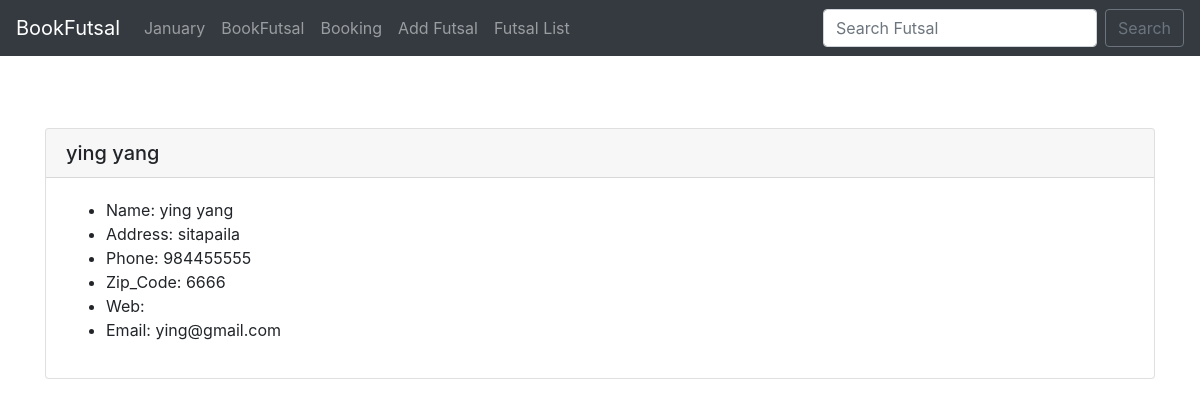
/futsal_show/3/, run on the app's committed database.
### futsal_name/models.py (models this page shows)
class Futsal(models.Model):
    name = models.CharField(max_length=250)
    address = models.CharField(max_length=200)
    web = models.URLField(blank=True)
    email_address = models.EmailField(blank=True)
    zip_code = models.CharField(max_length=10)
    phone = models.CharField( max_length=10)
    def __str__(self):
        return self.name

### futsal_name/views.py (the view)
# urls.py: path('futsal_show/<futsal_id>/', views.futsals_show, name='futsals_show'),
def futsals_show(request, futsal_id):
    futsal = Futsal.objects.get(pk=futsal_id)
    return render(request, 'futsal_name/futsal_show.html', {"futsal":futsal,})

### futsal_name/templates/futsal_name/futsal_show.html (shortened to what this page needs)
{% extends 'futsal_name/core.html' %}
{% block content %}
<br>
<br>
<br>
<div class="card">
    <h5 class="card-header">{{futsal}}</h5>
    <div class="card-body">
        <ul>
            <li>Name: {{futsal.name}}</li>
            <li>Address:    {{futsal.address}}</li>
            <li>Phone:  {{futsal.phone}}</li>
            <li>Zip_Code: {{futsal.zip_code}}</li>
            <li>Web:  <a href="{{futsal.web}}">{{futsal.web}}</a></li>
            <li>Email: {{futsal.email_address}}</li>
</div>
</div>
<br>
{% endblock content %}

### data on the page
Futsal: name "ying yang", address "sitapaila", phone "984455555", zip_code "6666", email_address "ying@gmail.com"
